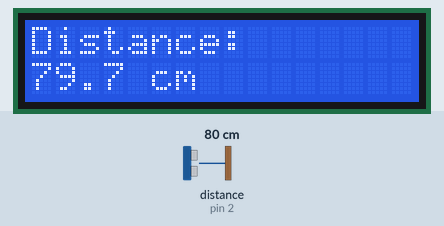
Simulated run of this sketch. Board: Arduino Uno, built with avr-gcc and run on an emulated ATmega328P. Shown: 16×2 character LCD. Wiring (inferred from the names in the program): ultrasonic range finder: trigger pin 3; echo pin 2. The inputs (shaded band) are chosen by the test bench; at power-on: distance to the obstacle (sensor on pin 2) 80 cm. The echo pulse lasts 58.3 µs per cm.

Above: at 1.2 s.
1.3 s: distance to the obstacle (sensor on pin 2) set to 299 cm
At 2.8 s:
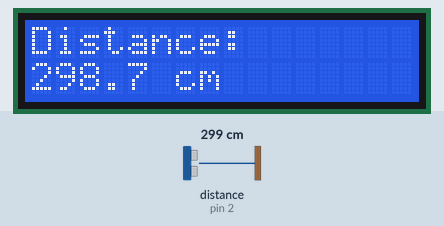
3.1 s: distance to the obstacle (sensor on pin 2) set to 2 cm
At 3.9 s:
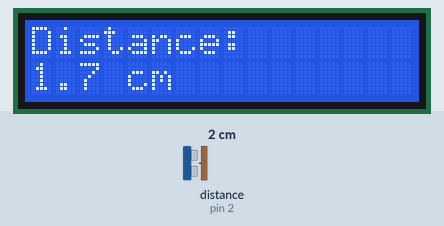
4.8 s: distance to the obstacle (sensor on pin 2) set to 4 cm
At 5.9 s:
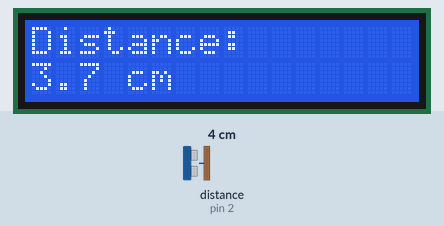
Timing chart, 0 to 7.8 s (numbered marks = the images above; inputs shaded):
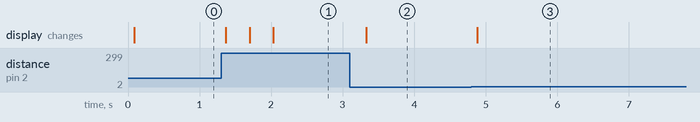

Measured:
- after the input at 1.3 s, the display: changes after 0.07 s (image 1)
- after the input at 3.1 s, the display: changes after 0.23 s (image 2)
- after the input at 4.8 s, the display: changes after 0.08 s (image 3)

The sketch:

Arduino_distance_meter.ino
```cpp
#include <Adafruit_LiquidCrystal.h>

const int TRIG = 3;
const int ECHO = 2;

Adafruit_LiquidCrystal lcd(0);

void setup() {
  pinMode(TRIG, OUTPUT);
  pinMode(ECHO, INPUT);
  lcd.begin(16, 2);
  lcd.setBacklight(1);
  lcd.setCursor(0, 0);
  lcd.print("Distance:");
}
void loop() {
  digitalWrite(TRIG, LOW);
  delayMicroseconds(2);
  digitalWrite(TRIG, HIGH);
  delayMicroseconds(10);
  digitalWrite(TRIG, LOW);

  long t = pulseIn(ECHO, HIGH);
  float cm = t * 0.0343 / 2;

  lcd.setCursor(0, 1);
  lcd.print(cm, 1);
  lcd.print(" cm    ");
  delay(300);
}
```
